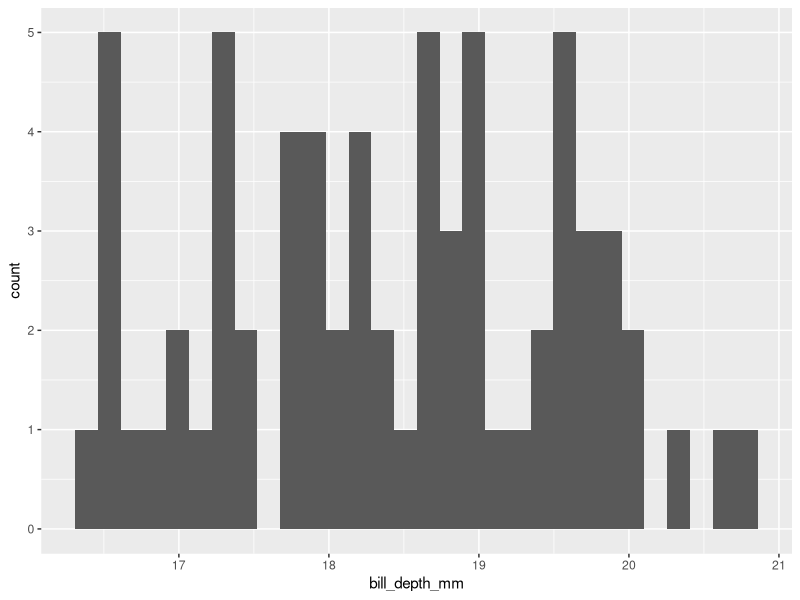
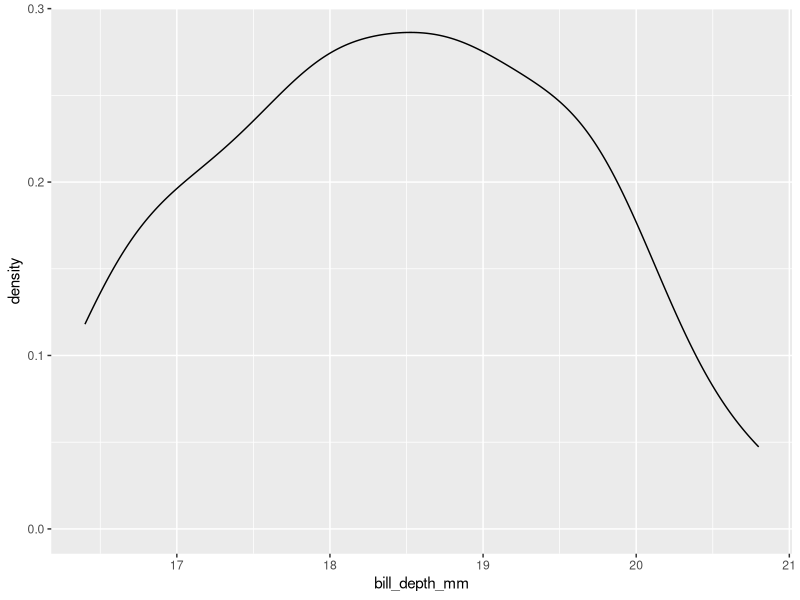
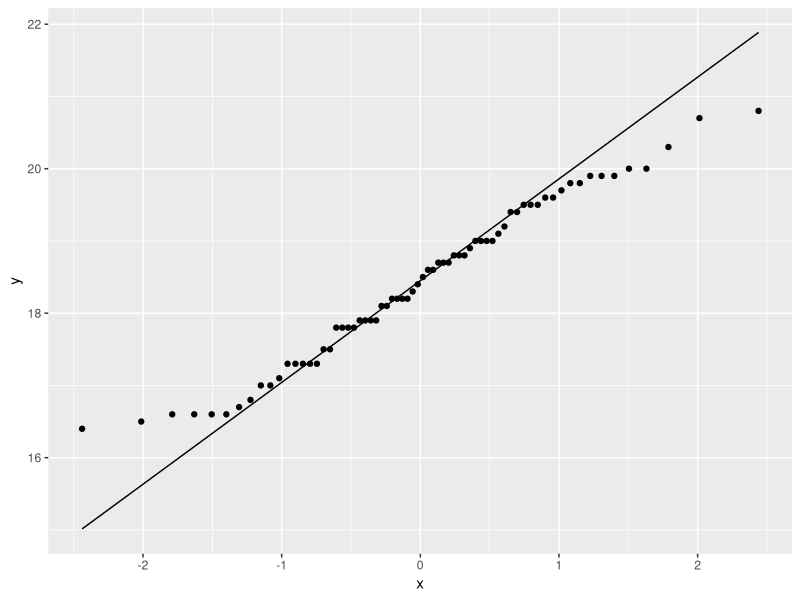
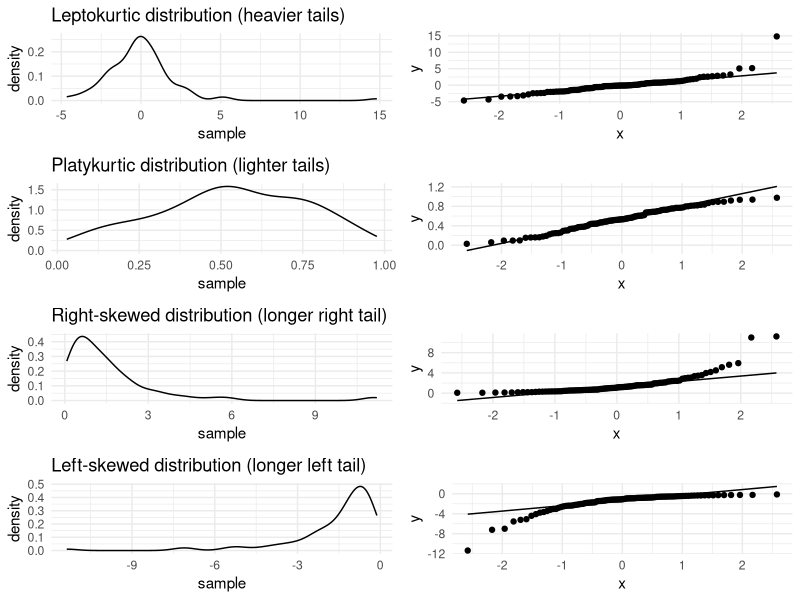

Here is the R script that generated these plots, in order:
## ---- chunk 1
library(tidyverse)
library(palmerpenguins)
## ---- chunk 2
normal_test_data <- penguins %>% 
  filter(species == "Chinstrap") %>% 
  select(bill_depth_mm)
## ---- chunk 3
summary(normal_test_data)
## ---- chunk 4
normal_test_data %>% 
  ggplot(aes(x=bill_depth_mm)) +
  geom_histogram()
## ---- chunk 5
normal_test_data %>% 
  ggplot(aes(x=bill_depth_mm)) +
  geom_density()
## ---- chunk 6
normal_test_data %>% 
  ggplot(aes(sample = bill_depth_mm)) +
  geom_qq() +
  geom_qq_line()
## ---- chunk 7
library(ggplot2)
library(gridExtra)

# Function to create Q-Q plots
create_qq_plot <- function(data, title) {
  ggplot(data.frame(sample = data), aes(sample = sample)) +
    stat_qq() +
    stat_qq_line() +
    ggtitle(title) +
    theme_minimal()
}
# Function to create density-plots
create_dens_plot <- function(data,title){
  ggplot(data.frame(sample=data), aes(x=sample))+
    geom_density() +
    ggtitle(title) +
    theme_minimal()
}

# Generating data for the four scenarios
set.seed(123)

# 1. Leptokurtic distribution (heavy tails)
data_leptokurtic <- rt(100, df = 2)  # t-distribution with low df for heavier tails

# 2. Platykurtic distribution (lighter tails)
data_platykurtic <- rbeta(100, 2, 2)  # beta distribution with peak

# 3. Right-skewed distribution
data_right_skewed <- rlnorm(100)  # log-normal distribution

# 4. Left-skewed distribution
data_left_skewed <- -rlnorm(100)  # negative log-normal distribution

# Create the plots
plot1 <- create_qq_plot(data_leptokurtic, "")
plot2 <- create_qq_plot(data_platykurtic, "")
plot3 <- create_qq_plot(data_right_skewed, "")
plot4 <- create_qq_plot(data_left_skewed, "")

plot1d <- create_dens_plot(data_leptokurtic, "Leptokurtic distribution (heavier tails)")
plot2d <- create_dens_plot(data_platykurtic, "Platykurtic distribution (lighter tails)")
plot3d <- create_dens_plot(data_right_skewed, "Right-skewed distribution (longer right tail)")
plot4d <- create_dens_plot(data_left_skewed, "Left-skewed distribution (longer left tail)")

# Display the plots
grid.arrange(plot1d,plot1, plot2d, plot2, plot3d, plot3, plot4d, plot4, ncol = 2)

## ---- chunk 8
library(e1071)
## ---- chunk 9
skewness(normal_test_data$bill_depth_mm, na.rm = TRUE)
## ---- chunk 10
kurtosis(normal_test_data$bill_depth_mm, na.rm = TRUE)
## ---- chunk 11
shapiro.test(normal_test_data$bill_depth_mm) 
## ---- chunk 12
mean <- mean(normal_test_data$bill_depth_mm, na.rm = TRUE)
sd <- sd(normal_test_data$bill_depth_mm, na.rm = TRUE)
ks.test(normal_test_data$bill_depth_mm, "pnorm", mean = mean, sd = sd)
## ---- chunk 13
library(nortest)
lillie.test(normal_test_data$bill_depth_mm)
## ---- chunk 14
ad.test(normal_test_data$bill_depth_mm)
